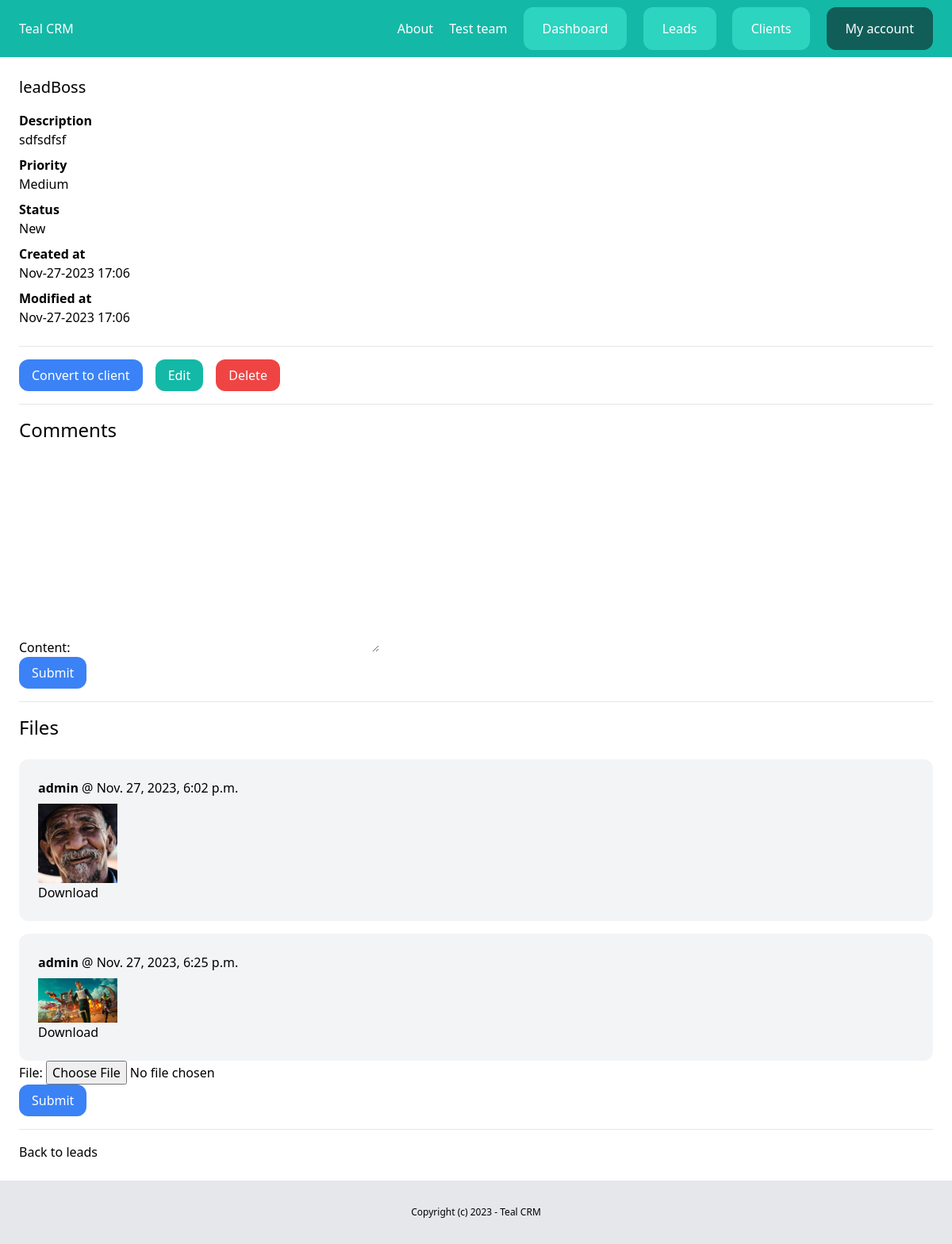
Screenshot of /dashboard/leads/24/ (signed in) with the database file from the repository.
### teams/models.py (models this page shows, shortened)
class Team(models.Model):
    plan = models.ForeignKey(Plan, related_name='teams', blank=True, null=True, on_delete=models.CASCADE)
    name = models.CharField(max_length=100)
    members = models.ManyToManyField(User, related_name='teams')
    created_by = models.ForeignKey(User, related_name='created_teams', on_delete=models.CASCADE)
    created_at = models.DateTimeField(auto_now_add=True)

### lead/models.py (models this page shows, shortened)
class Lead(models.Model):
    LOW = 'low'
    MEDIUM = 'medium'
    HIGH = 'high'
    CHOICES_PRIORITY = (
        (LOW, 'Low'),
        (MEDIUM, 'Medium'),
        (HIGH, 'High'),
    )
    NEW = 'new'
    CONTACTED = 'contacted'
    WON = 'won'
    LOST = 'lost'
    CHOICES_STATUS = (
        (NEW, 'New'),
        (CONTACTED, 'Contacted'),
        (WON, 'Won'),
        (LOST, 'Lost'),
    )
    team = models.ForeignKey(Team, related_name='leads', on_delete=models.CASCADE)
    name = models.CharField(max_length=255)
    email = models.EmailField()
    description = models.TextField(blank=True, null=True)
    priority = models.CharField(max_length=10, choices=CHOICES_PRIORITY, default=MEDIUM)
    status = models.CharField(max_length=10, choices=CHOICES_STATUS, default=NEW)
    converted_to_client = models.BooleanField(default=False)
    created_by = models.ForeignKey(User, related_name='leads', on_delete=models.CASCADE)
    created_at = models.DateTimeField(auto_now_add=True)
    modified_at = models.DateTimeField(auto_now=True)
    class Meta:
        ordering = ('name',)

class LeadFile(models.Model):
    team = models.ForeignKey(Team, related_name='lead_files', on_delete=models.CASCADE)
    lead = models.ForeignKey(Lead, related_name='files', on_delete=models.CASCADE)
    file = models.FileField(upload_to='leadfiles')
    created_by = models.ForeignKey(User, related_name='lead_files', on_delete=models.CASCADE)
    created_at = models.DateTimeField(auto_now_add=True)

### lead/views.py (the view)
# urls.py: path('<int:pk>/', views.LeadDetailView.as_view(), name='detail'),
class LeadDetailView(LoginRequiredMixin, DetailView):
    model = Lead
    def get_context_data(self, **kwargs):
        context = super().get_context_data(**kwargs)
        context['form'] = AddCommentForm()
        context['fileform'] = AddFileForm()
        return context
    def get_queryset(self):
        queryset = Lead.objects.filter(created_by=self.request.user, pk=self.kwargs.get('pk'))
        return queryset

### lead/forms.py
class AddCommentForm(forms.ModelForm):
    class Meta:
        model = Comment
        fields = ('content', )

class AddFileForm(forms.ModelForm):
    class Meta:
        model = LeadFile
        fields = ('file', )

### teams/context_processors.py (called while the page is built)
def active_team(request):
    if request.user.is_authenticated:
        if request.user.userprofile.active_team:
            active_team = request.user.userprofile.active_team
        else:
            active_team = Team.objects.filter(created_by=request.user)[0]
    else:
        active_team = None
    return {'active_team': active_team}

### lead/templates/lead/lead_detail.html (shortened to what this page needs)
{% extends 'core/base.html' %}
{% block content %}
<div class="py-6 px-6">
    <h1 class="mb-4 text-xl">{{ lead.name }}</h1>
    {% if lead.description %}
        <p class="font-semibold">Description</p>
        <p class="mb-2">{{ lead.description }}</p>
    {% endif %}
    <p class="font-semibold">Priority</p>
    <p class="mb-2">{{ lead.get_priority_display }}</p>
    <p class="font-semibold">Status</p>
    <p class="mb-2">{{ lead.get_status_display }}</p>
    <p class="font-semibold">Created at</p>
    <p class="mb-2">{{ lead.created_at|date:'M-d-Y H:i' }}</p>
    <p class="font-semibold">Modified at</p>
    <p class="mb-6">{{ lead.modified_at|date:'M-d-Y H:i' }}</p>
    <hr class="my-4">
    <div class="flex space-x-4">
        <a href="{% url 'leads:convert' lead.id %}" class="py-2 px-4 rounded-xl text-white bg-blue-500">Convert to client</a>
        <a href="{% url 'leads:edit' lead.id %}" class="py-2 px-4 rounded-xl text-white bg-teal-500">Edit</a>
        <form method="POST" action="{% url 'leads:delete' lead.id %}" class="cursor-pointer py-2 px-4 rounded-xl text-white bg-red-500 ">
            {% csrf_token %}<input type="submit" value="Delete" class="cursor-pointer">
        </form>
    </div>
    <hr class="my-4">
    <h2 class="mb-6 text-2xl">Comments</h2>
    <form method="POST" action="{% url 'leads:add_comment' lead.id %}">
        {{ form.as_p }}
        <button class="py-2 px-4 rounded-xl text-white bg-blue-500">Submit</button>
    </form>
    <hr class="my-4">
    <h2 class="mb-6 text-2xl">Files</h2>
    <div class="space-y-4">
        {% for file in lead.files.all %}
            <div class="bg-gray-100 py-6 px-6 rounded-xl">
                <p class="mb-2"><strong>{{ file.created_by }}</strong> @ {{ file.created_at }}</p>
                <img src="{{file.file.url}}" alt="" width="100px" height="auto">
                <a href="{{ file.file.url }}">Download</a>
            </div>
        {% endfor %}
    </div>
    <form method="POST" action="{% url 'leads:add_file' lead.id %}" enctype="multipart/form-data">
        {{ fileform.as_p }}
        <button class="py-2 px-4 rounded-xl text-white bg-blue-500">Submit</button>
    </form>
    <hr class="my-4">
    <a href="{% url 'leads:list' %}">Back to leads</a>
</div>
{% endblock%}

### core/templates/core/partials/nav.html
<nav class="py-6 px-6 bg-teal-500 flex justify-between">
    <a href="/" class="text-white">Teal CRM</a>
    <div class="space-x-4">
      <a href="{% url 'about' %}" class="text-white">About</a>
      {% if request.user.is_authenticated %}
        <a href="{% url 'teams:detail' active_team.id %}" class="text-white">{{ active_team.name }}</a>
        <a href="{% url 'dashboard:index' %}" class="py-4 px-6 bg-teal-400 rounded-xl text-white">Dashboard</a>
        <a href="{% url 'leads:list' %}" class="py-4 px-6 bg-teal-400 rounded-xl text-white">Leads</a>
        <a href="{% url 'clients:list' %}" class="py-4 px-6 bg-teal-400 rounded-xl text-white">Clients</a>
        <a href="{% url 'userprofile:myaccount' %}" class="py-4 px-6 bg-teal-800 rounded-xl text-white">My account</a>
      {% else %}
        <a href="{% url 'login' %}" class="py-4 px-6 bg-teal-600 rounded-xl text-white">Log in</a>
        <a href="{% url 'userprofile:signup' %}" class="py-4 px-6 bg-teal-400 rounded-xl text-white">Sign up</a>
      {% endif %}
    </div>
</nav>

### rows the page displays
Team: name "Test team"
Lead: name "leadBoss", description "sdfsdfsf", priority "Medium", status "New", created_at "Nov-27-2023 17:06", modified_at "Nov-27-2023 17:06"
LeadFile: created_by "admin", created_at "Nov. 27, 2023, 6:02 p.m.", file (picture)
LeadFile: created_by "admin", created_at "Nov. 27, 2023, 6:25 p.m.", file (picture)
